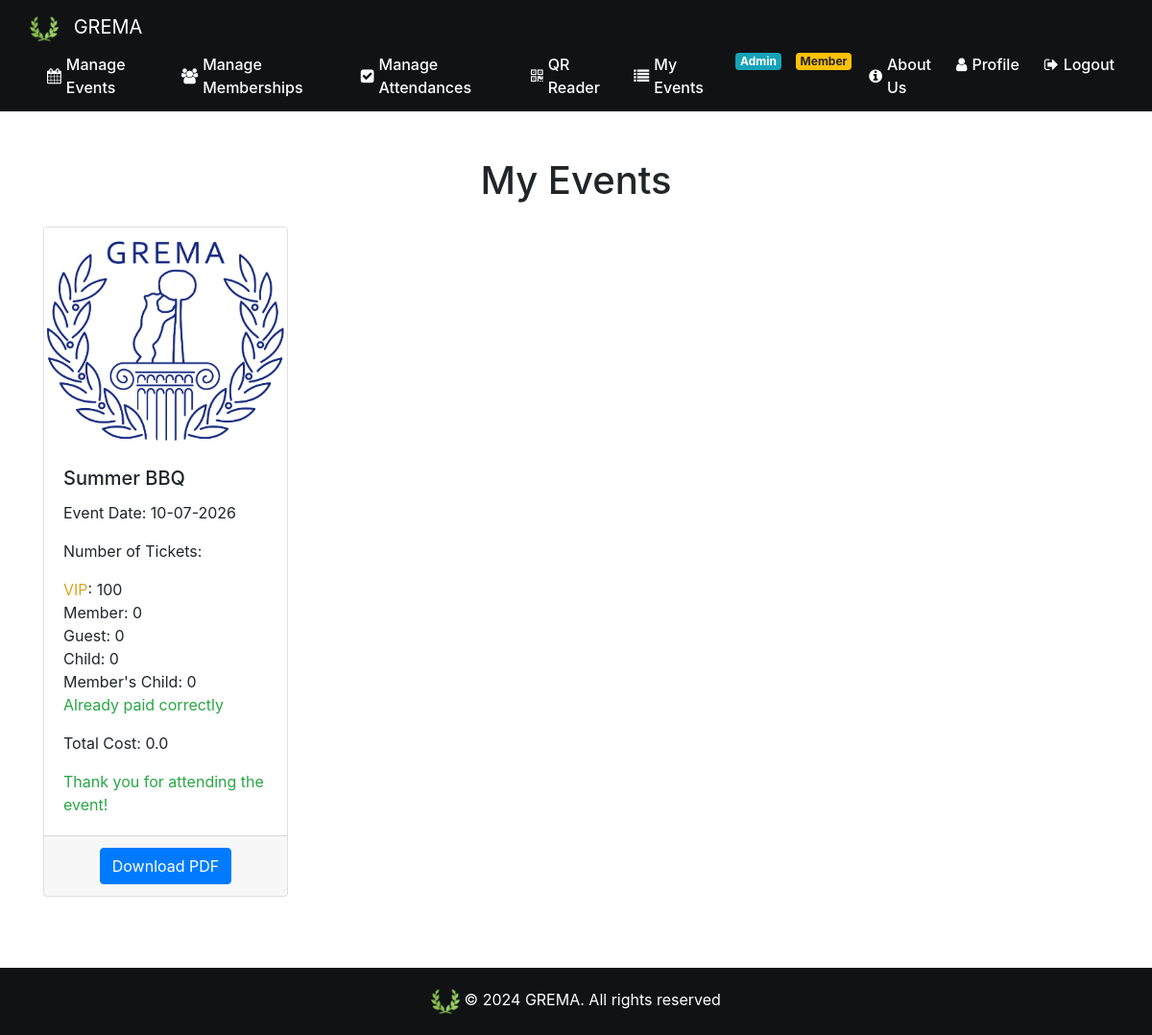
/my_events (signed in), run on the app's committed database.
### website/models.py (models this page shows)
class Event(db.Model):
    id = db.Column(db.Integer, primary_key=True)
    name= db.Column(db.String(80))
    date = db.Column(db.DateTime(timezone=True), default=func.current_date())
    max_guest_num = db.Column(db.Integer)
    member_price=db.Column(db.Float)
    member_child_price=db.Column(db.Float)
    guest_price=db.Column(db.Float)
    child_price=db.Column(db.Float)
    is_family_friendly=db.Column(db.Boolean)
    img_url=db.Column(db.String(300))
    description=db.Column(db.String(800))
    admin_id = db.Column(db.Integer, db.ForeignKey('admin.id'))

class Event_Attendance(db.Model):
    id = db.Column(db.Integer, primary_key=True)
    event_id = db.Column(db.Integer, db.ForeignKey('event.id'))
    user_id = db.Column(db.Integer, db.ForeignKey('user.id'))
    date = db.Column(db.DateTime(timezone=True), default=func.current_date())
    number_guest_tickets = db.Column(db.Integer)
    number_child_tickets = db.Column(db.Integer)
    number_member_tickets = db.Column(db.Integer)
    number_memberchild_tickets = db.Column(db.Integer)
    vip_admin_tickets= db.Column(db.Integer)
    guests_names = db.Column(db.String(300))
    cash_payment_in_event=db.Column(db.Boolean)
    total_price= db.Column(db.Float)

### website/views.py (the view)
@views.route('/my_events', methods=['GET', 'POST'])
@login_required
def my_events():
    user_attendances = Event_Attendance.query.filter_by(user_id=current_user.id).all()
    events = [Event.query.get(attendance.event_id) for attendance in user_attendances]
    now = datetime.now()
    return render_template('my_events.html', user_attendances=user_attendances, events=events, user=current_user,now=now)

### website/views.py (called while the page is built)
@views.context_processor
def inject_membership():
    if current_user.is_authenticated:
        is_member = Fee.query.filter_by(user_fee=current_user.id, payed=True).first() is not None
    else:
        is_member = False
    return dict(is_member=is_member)

### website/templates/my_events.html (shortened to what this page needs)
{% extends "base.html" %}
{% block content %}
<br><br>
<div class="container">
    <h1 class="text-center mb-4">My Events</h1>
    {% if user_attendances|length == 0 %}
    <p class="text-center text-muted mb-4">You haven't signed up for any events yet.</p>
    {% else %}
    <div class="row row-cols-1 row-cols-md-4">
        {% for i in range(user_attendances|length) %}
        <div class="col mb-4">
            <div class="card h-100 div-hover">
                {% if events[i].img_url %}
                <img src="{{ events[i].img_url }}" class="card-img-top" alt="{{ events[i].name }}">
                {% else %}
                <img src="{{ url_for('static', filename='images/gremaLogo.png') }}" class="card-img-top"
                    alt="{{ events[i].name }}">
                {% endif %}
                <div class="card-body">
                    <h5 class="card-title">{{ events[i].name }}</h5>
                    <p class="card-text">Event Date: {{ events[i].date.strftime('%d-%m-%Y') }}</p>
                    <p class="card-text">Number of Tickets:</p>
                    <ul class="list-unstyled">
                        {% if user.is_admin %}
                        <li><span style="color:goldenrod">VIP</span>: {{ user_attendances[i].vip_admin_tickets }}</li>
                        {%endif%}
                        <li>Member: {{ user_attendances[i].number_member_tickets }}</li>
                        <li>Guest: {{ user_attendances[i].number_guest_tickets }}</li>
                        <li>Child: {{ user_attendances[i].number_child_tickets }}</li>
                        <li>Member's Child: {{ user_attendances[i].number_memberchild_tickets }}</li>
                        {%if user_attendances[i].cash_payment_in_event %}
                        <li><span class="text-danger">Must pay at event</span></li>
                        {%else%}
                        <li><span class="text-success">Already paid correctly</span></li>
                        {% endif%}
                    </ul>
                    <p class="card-text">Total Cost: {{ user_attendances[i].total_price }}</p>
                    {% if events[i].date < now %} <p class="card-text text-success mb-0">Thank you for attending the
                        event!</p>
                        {% else %}
                        <p class="card-text text-primary mb-0">See you there!</p>
                        {% endif %}
                </div>
                <div class="card-footer text-center">
                    <form action="{{ url_for('views.download_event_pdf', event_id=events[i].id) }}" method="post">
                        <button type="submit" class="btn btn-primary">Download PDF</button>
                    </form>
                </div>
            </div>
        </div>
        {% endfor %}
    </div>
    {% endif %}
</div>
{% endblock %}

### website/static/base.css (style rules this page uses)
html { position: relative; min-height: 100%; }
body { margin-bottom: 100px; margin: 0; padding: 0; }

### data on the page
Event: name "Summer BBQ", date "10-07-2026"
Event_Attendance: vip_admin_tickets "100", number_member_tickets "0", number_guest_tickets "0", number_child_tickets "0", number_memberchild_tickets "0", total_price "0.0"
